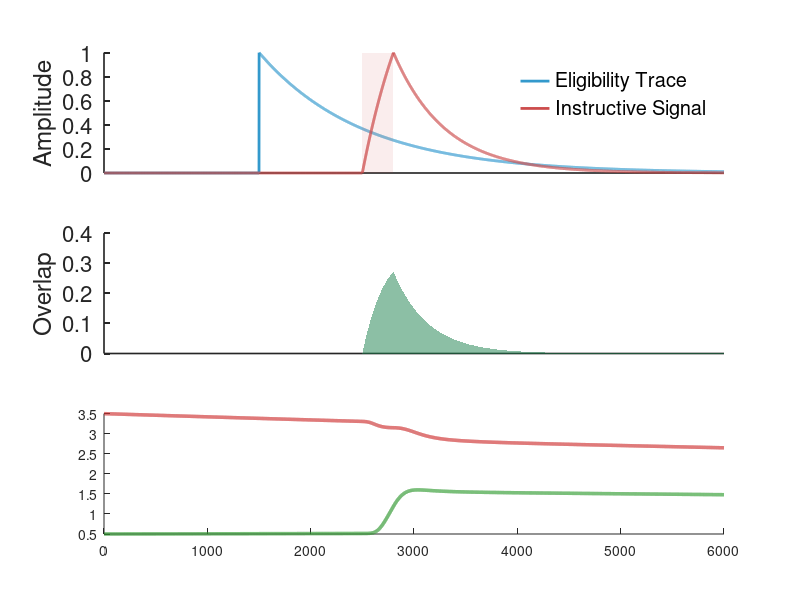

MATLAB code to generate this figure: (Note: this script raises an error after producing the figure.)
% BTSP (Milstein et al. 2021) - Exact Weight-Dependent Model
% Implements Eqs. 8, 9, 16 from the paper.
clear; clc; close all;

% --- Parameters (from Milstein et al. 2021 Results) ---
tau_ET = 1000;      % ms (Eligibility Trace decay)
tau_IS = 500;       % ms (Instructive Signal decay)
W_max = 4.0;        % Maximum weight
k_plus = 2.0;       % Potentiation rate
k_minus = 0.5;      % Depression rate (lower than potentiation)

% Sigmoid Parameters for q+ and q- (Eqs 10-13)
alpha_plus = 0.2; beta_plus = 30; 
alpha_minus = 0.1; beta_minus = 30; % Depression has lower threshold

% --- Simulation Settings ---
T = 6000; dt = 1; time = 1:dt:T;

% 1. Input Spikes (Eligibility)
t_spike = 1500;
spikes = zeros(size(time)); spikes(t_spike) = 1;

% 2. Plateau Potential (Instructive Signal)
t_plat_onset = 2500; dur_plat = 300;
Plateau_Gate = zeros(size(time)); 
Plateau_Gate(t_plat_onset : t_plat_onset+dur_plat) = 1;

% --- Integration of Signal Dynamics ---
ET = zeros(size(time));
IS = zeros(size(time));

for t = 2:T
    % Eq. 8: Eligibility Trace
    dET = -ET(t-1)/tau_ET + spikes(t-1);
    ET(t) = ET(t-1) + dET*dt;
    
    % Eq. 9: Instructive Signal
    dIS = -IS(t-1)/tau_IS + Plateau_Gate(t-1);
    IS(t) = IS(t-1) + dIS*dt;
end
% Normalize IS for calculating overlap (conceptually)
IS = IS / max(IS); 

% Calculate Signal Overlap
Overlap = ET .* IS;

% --- Integration of Synaptic Weight (Eq. 16) ---
% We simulate 3 synapses with different INITIAL weights to show the rule
W_weak   = zeros(size(time)); W_weak(1) = 0.5;
W_strong = zeros(size(time)); W_strong(1) = 3.5;

for t = 2:T
    % q functions (Sigmoidal dependence on Overlap)
    % Using generic sigmoid function s(x) = 1 / (1 + exp(-beta*(x-alpha)))
    q_plus  = 1 / (1 + exp(-beta_plus  * (Overlap(t-1) - alpha_plus)));
    q_minus = 1 / (1 + exp(-beta_minus * (Overlap(t-1) - alpha_minus)));
    
    % Eq. 16: Weight Dynamics
    % Weak Synapse
    dW_w = (W_max - W_weak(t-1))*k_plus*q_plus - W_weak(t-1)*k_minus*q_minus;
    W_weak(t) = W_weak(t-1) + dW_w * dt * 0.001; % Scale time
    
    % Strong Synapse
    dW_s = (W_max - W_strong(t-1))*k_plus*q_plus - W_strong(t-1)*k_minus*q_minus;
    W_strong(t) = W_strong(t-1) + dW_s * dt * 0.001;
end

% --- PLOTTING ---
figure('Color','w', 'Position', [100 100 600 800]); 

% Panel 1: Signals
subplot(3,1,1); hold on;
plot(time, ET, 'Color', [0.2 0.6 0.8], 'LineWidth', 2);
plot(time, IS, 'Color', [0.8 0.3 0.3], 'LineWidth', 2);
fill([t_plat_onset t_plat_onset+dur_plat t_plat_onset+dur_plat t_plat_onset], ...
     [0 0 1 1], [0.8 0.3 0.3], 'FaceAlpha', 0.1, 'EdgeColor', 'none');
legend({'Eligibility Trace', 'Instructive Signal'}, 'Box', 'off');
ylabel('Amplitude'); xlim([0 T]);
set(gca, 'LineWidth', 1.2, 'Box', 'off', 'XTick', [],'FontSize', 16);

% Panel 2: Overlap
subplot(3,1,2);
area(time, Overlap, 'FaceColor', [0.1 0.5 0.3], 'EdgeColor', 'none', 'FaceAlpha', 0.5);
ylabel('Overlap'); xlim([0 T]); ylim([0 0.4]);
set(gca, 'LineWidth', 1.2, 'Box', 'off', 'XTick', [],'FontSize', 16);

% Panel 3: Weight Change
subplot(3,1,3); hold on;
plot(time, W_weak, 'Color', [0.2 0.6 0.2], 'LineWidth', 2.5); % Potentiation
plot(time, W_strong, 'Color', [0.8 0.2 0.2], 'LineWidth', 2.5); % Depression
yline(W_max, ':', 'Color', [0.5 0.5 0.5]);

xlabel('Simulation Time', 'FontSize', 10);
ylabel('Synaptic Weight');
legend({'Weak \rightarrow Potentiates', 'Strong \rightarrow Depresses'}, 'Box', 'off', 'Location', 'East');
xlim([0 T]); ylim([0 4.5]);
set(gca, 'LineWidth', 1.2, 'Box', 'off','FontSize', 16);
